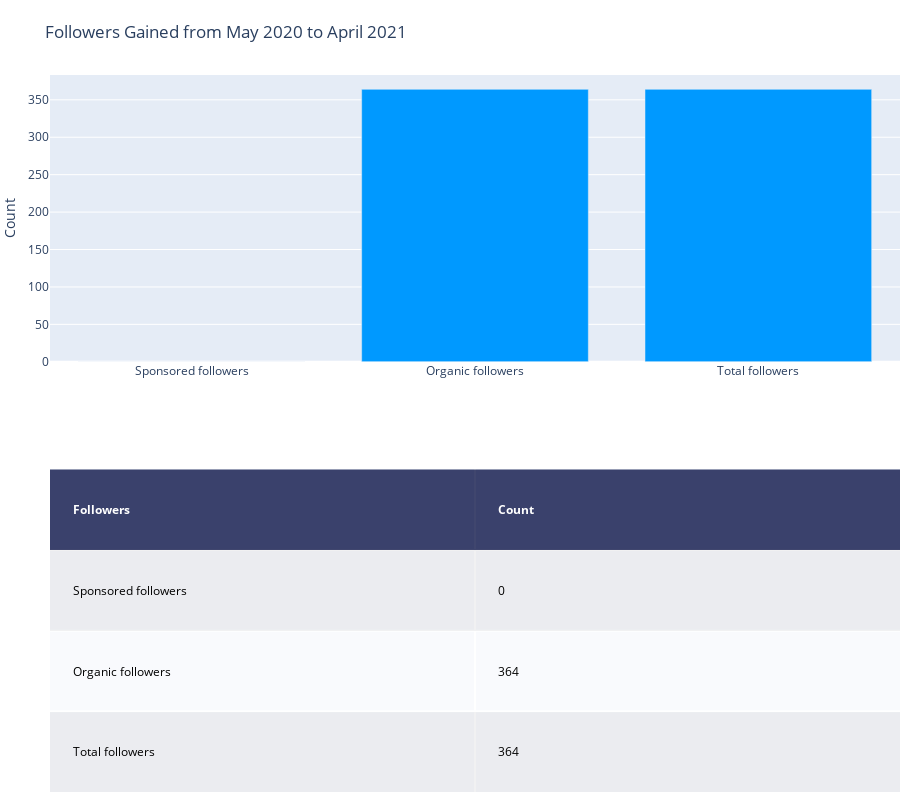

Notebook code for this chart:
### Code cell
fig = ff.create_table(total_followers, height_constant=60)

fig.add_trace(go.Bar(x= list(total_followers.Followers), 
                     y=list(total_followers.Count), 
                     xaxis='x2', yaxis='y2',
                    marker=dict(color='#0099ff'),
                    name='Count'))


fig.update_layout(
    title_text = 'Followers Gained from May 2020 to April 2021',
    height = 800,
    margin = {'t':75, 'l':50},
    yaxis = {'domain': [0, .45]},
    xaxis2 = {'anchor': 'y2'},
    yaxis2 = {'domain': [.6, 1], 'anchor': 'x2', 'title': 'Count'}
)


# fig = go.Figure([go.Bar(x=animals, y=[20, 14, 23])])
fig.show()

### Figure 1 — Plotly figure (JSON) as saved in the notebook; plotly's stock layout.template omitted (floating-point values rounded to 4 significant figures)
{"data": [{"colorscale": [[0, "#00083e"], [0.5, "#ededee"], [1, "#ffffff"]], "hoverinfo": "none", "opacity": 0.75, "showscale": false, "type": "heatmap", "z": [[0, 0], [0.5, 0.5], [1, 1], [0.5, 0.5]]}, {"marker": {"color": "#0099ff"}, "name": "Count", "type": "bar", "x": ["Sponsored followers", "Organic followers", "Total followers"], "xaxis": "x2", "y": [0, 364, 364], "yaxis": "y2"}], "layout": {"annotations": [{"align": "left", "font": {"color": "#ffffff"}, "showarrow": false, "text": "<b>Followers</b>", "x": -0.45, "xanchor": "left", "xref": "x", "y": 0, "yref": "y"}, {"align": "left", "font": {"color": "#ffffff"}, "showarrow": false, "text": "<b>Count</b>", "x": 0.55, "xanchor": "left", "xref": "x", "y": 0, "yref": "y"}, {"align": "left", "font": {"color": "#000000"}, "showarrow": false, "text": "Sponsored followers", "x": -0.45, "xanchor": "left", "xref": "x", "y": 1, "yref": "y"}, {"align": "left", "font": {"color": "#000000"}, "showarrow": false, "text": "0", "x": 0.55, "xanchor": "left", "xref": "x", "y": 1, "yref": "y"}, {"align": "left", "font": {"color": "#000000"}, "showarrow": false, "text": "Organic followers", "x": -0.45, "xanchor": "left", "xref": "x", "y": 2, "yref": "y"}, {"align": "left", "font": {"color": "#000000"}, "showarrow": false, "text": "364", "x": 0.55, "xanchor": "left", "xref": "x", "y": 2, "yref": "y"}, {"align": "left", "font": {"color": "#000000"}, "showarrow": false, "text": "Total followers", "x": -0.45, "xanchor": "left", "xref": "x", "y": 3, "yref": "y"}, {"align": "left", "font": {"color": "#000000"}, "showarrow": false, "text": "364", "x": 0.55, "xanchor": "left", "xref": "x", "y": 3, "yref": "y"}], "height": 800, "margin": {"b": 0, "l": 50, "r": 0, "t": 75}, "title": {"text": "Followers Gained from May 2020 to April 2021"}, "xaxis": {"dtick": 1, "gridwidth": 2, "showticklabels": false, "tick0": -0.5, "ticks": "", "zeroline": false}, "xaxis2": {"anchor": "y2"}, "yaxis": {"autorange": "reversed", "domain": [0, 0.45], "dtick": 1, "gridwidth": 2, "showticklabels": false, "tick0": 0.5, "ticks": "", "zeroline": false}, "yaxis2": {"anchor": "x2", "domain": [0.6, 1], "title": {"text": "Count"}}}}
